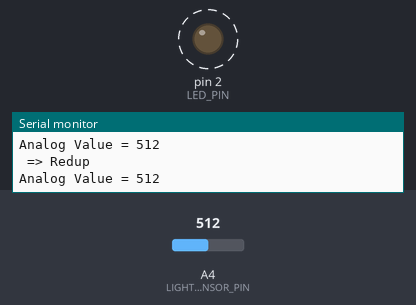
A sketch run on a simulated Arduino Uno, built with avr-gcc and run on an emulated ATmega328P. Shown: output pins drawn as LEDs (lit = HIGH), the last lines printed to the serial monitor. Dashed ring = blinking. The test bench sets the inputs (shaded band); at power-on: A4 (LIGHT_SENSOR_PIN) = 512.

Above: at 1.8 s.
1.9 s: A4 (LIGHT_SENSOR_PIN) set to 487
At 2.9 s:
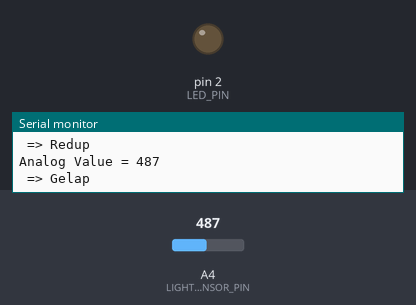
4.5 s: A4 (LIGHT_SENSOR_PIN) set to 510
At 5.4 s:
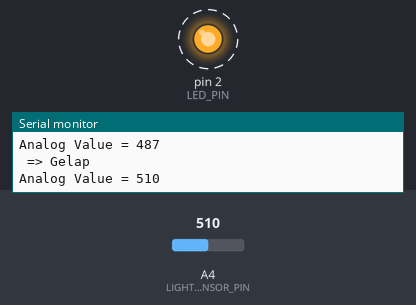
8.6 s: A4 (LIGHT_SENSOR_PIN) set to 490
At 8.6 s:
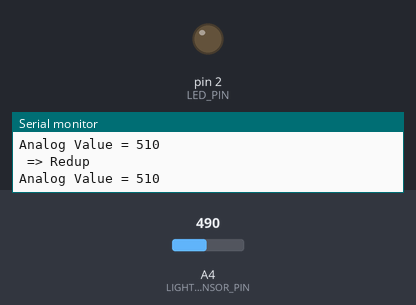
10.1 s: A4 (LIGHT_SENSOR_PIN) set to 511
At 11.4 s:
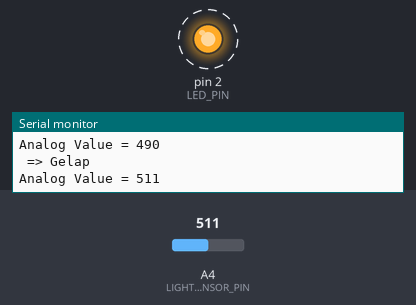
Timing chart, 0 to 15.2 s (numbered marks = the images above; inputs shaded):
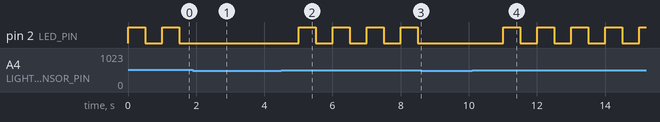

The sketch:

keg1.ino
```cpp
#define LIGHT_SENSOR_PIN 4
#define LED_PIN 2

void setup() {
  // put your setup code here, to run once:
  pinMode(LED_PIN, OUTPUT);
  Serial.begin(9600);
}

void loop() {
  // put your main code here, to run repeatedly:
  int sensorValue = analogRead(LIGHT_SENSOR_PIN);
  Serial.print("Analog Value = ");
  Serial.println(sensorValue);

  if(sensorValue <500){
    Serial.println(" => Gelap");
    digitalWrite(LED_PIN, LOW);
    delay(1000);
  } else if (sensorValue >= 500 && sensorValue < 1000){
    digitalWrite(LED_PIN, HIGH);
    delay(500);
    digitalWrite(LED_PIN, LOW);
    delay(500);
    Serial.println(" => Redup");
  } else {
    Serial.println(" => Terang");
    digitalWrite(LED_PIN, HIGH);
    delay(1000);
  }
}
```

Measured:
- the behaviour switches between 500 and 499 on A4 (LIGHT_SENSOR_PIN) (found by bisection; images 0 and 1)
- after the input at 1.9 s, pin 2 (LED_PIN): stops changing and stays LOW
- after the input at 4.5 s, pin 2 (LED_PIN): alternates HIGH for 0.50 s and LOW for 0.50 s, starting after 0.50 s
- after the input at 8.6 s, pin 2 (LED_PIN): stays LOW (without the input it goes to HIGH after 0.41 s)
- after the input at 10.1 s, pin 2 (LED_PIN): alternates HIGH for 0.50 s and LOW for 0.50 s, starting after 0.91 s
- by itself, pin 2 (LED_PIN): alternates HIGH for 0.50 s and LOW for 0.50 s
